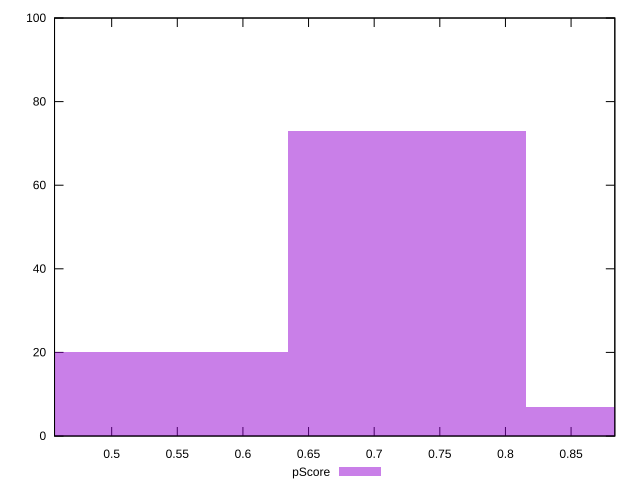

Generate this figure with gnuplot:
reset

$pScore <<EOF
0.725291980668828 73
0.543968985501621 20
0.9066149758360351 7
EOF

set key outside below
set boxwidth 0.181322995167207
set xrange [0.45647058823529413:0.8833333333333333]
set yrange [0:100]
set trange [0:100]
set style fill transparent solid 0.5 noborder
set terminal svg size 640, 490 enhanced background rgb 'white'
set output "reports/report_00027_2021-02-24T12-40-31.850Z/unused-css-rules/samples/astro/pScore/histogram.svg"

plot $pScore title "pScore" with boxes

reset
